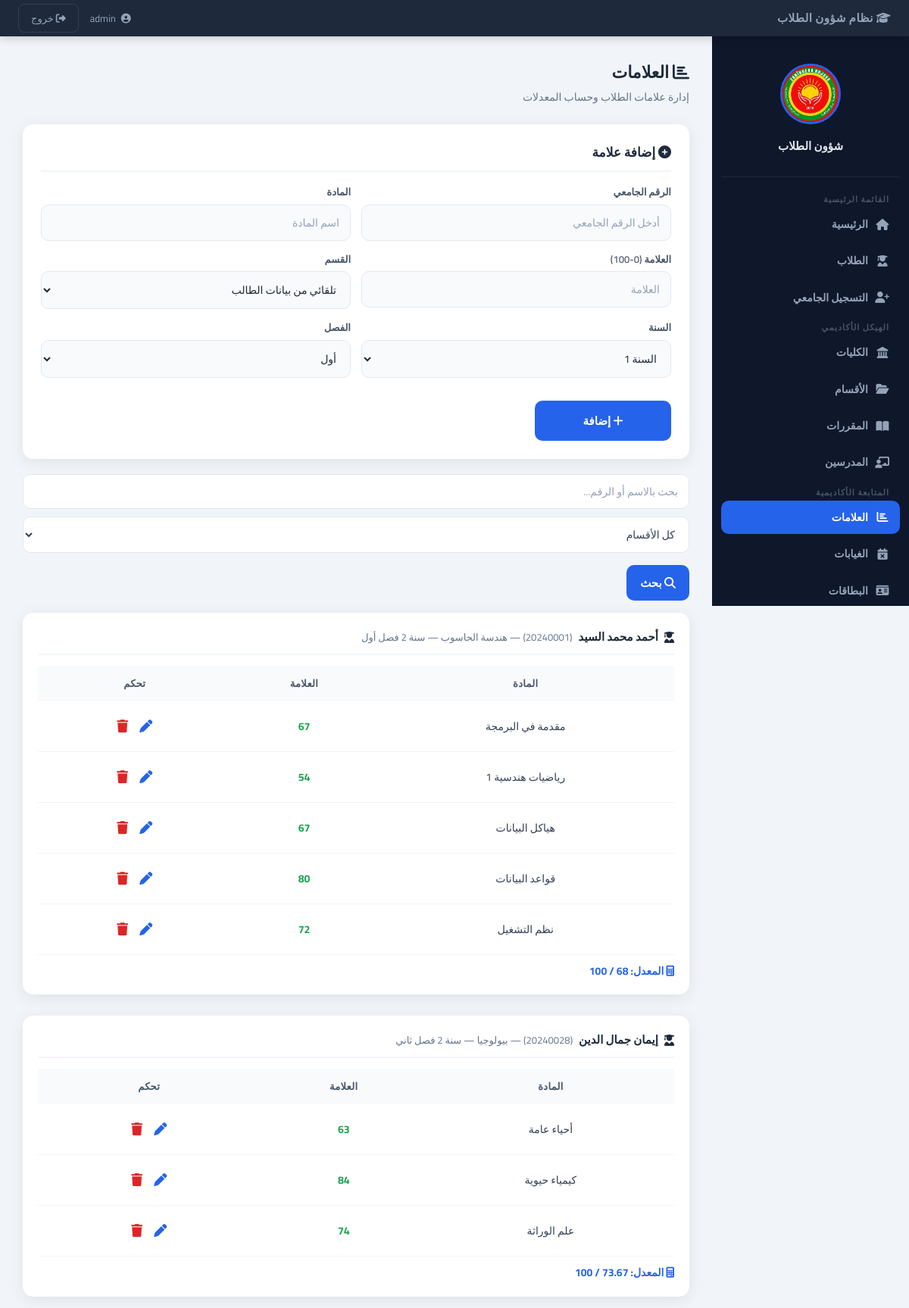
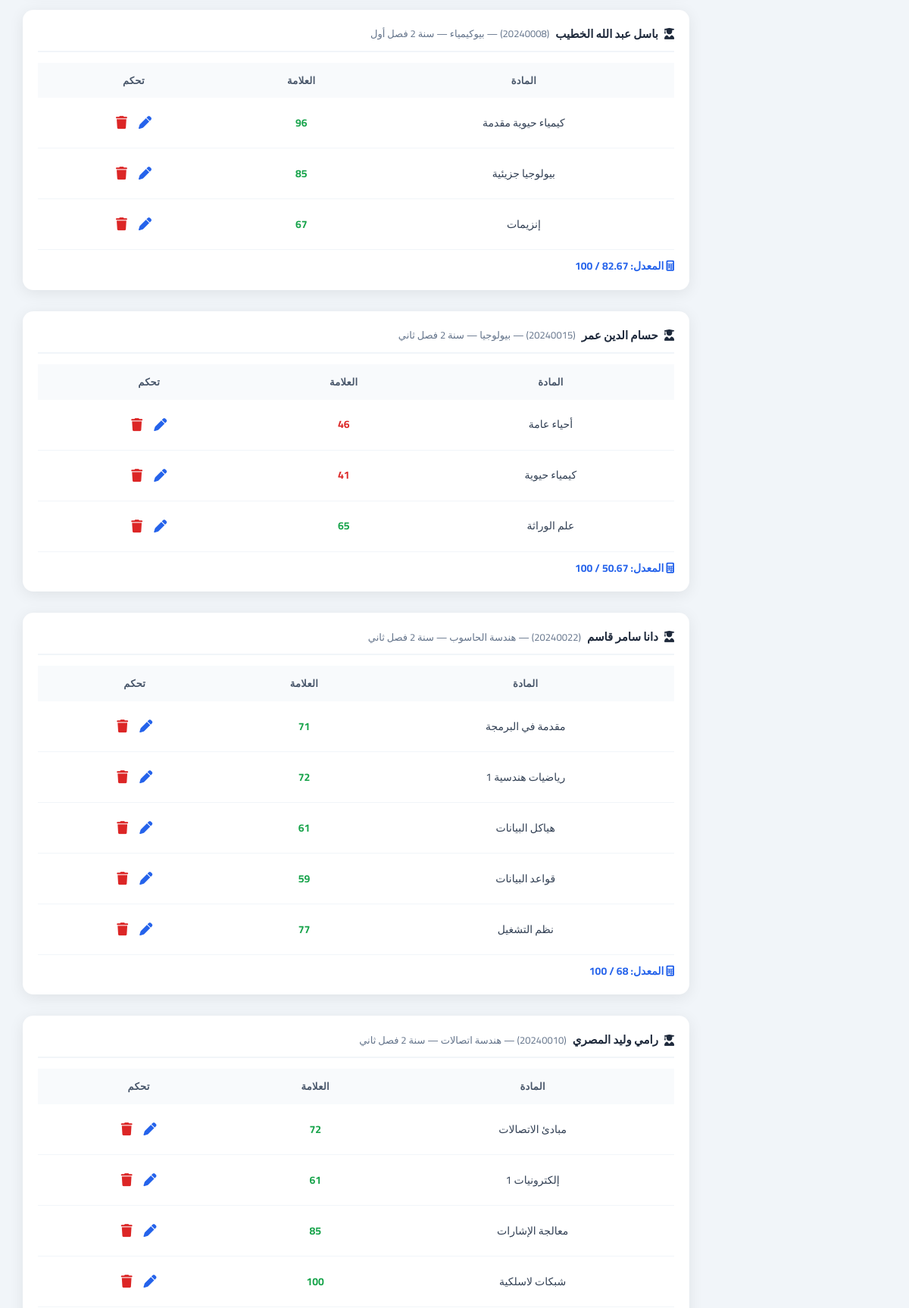
The app's page /?page=grades (signed in, upper part) with its own data (2 pictures, top to bottom).
### tables this page shows
CREATE TABLE grades (
    id         INTEGER PRIMARY KEY AUTOINCREMENT,
    student_id INTEGER NOT NULL,
    subject    TEXT    NOT NULL,
    grade      REAL    NOT NULL,
    year       TEXT    NOT NULL,
    semester   TEXT    NOT NULL,
    department TEXT,
    created_at TEXT    DEFAULT (datetime('now')),
    FOREIGN KEY (student_id) REFERENCES students(id) ON DELETE CASCADE
);

### app/Core/Database.php (called while the page is built, shortened)
<?php
class Database
{
    private static ?PDO $instance = null;
    public static function getInstance(): PDO
    {
        if (self::$instance === null) {
            if (DB_DRIVER === 'sqlite') {
                $pdo = new PDO('sqlite:' . DB_PATH);
                $pdo->exec('PRAGMA foreign_keys = ON;');
            } elseif (DB_DRIVER === 'mysql') {
                $dsn = "mysql:host=" . DB_HOST . ";dbname=" . DB_NAME . ";charset=" . DB_CHARSET;
                $pdo = new PDO($dsn, DB_USER, DB_PASS);
            } else {
                throw new RuntimeException('DB_DRIVER غير مدعوم');
            }
            $pdo->setAttribute(PDO::ATTR_ERRMODE,            PDO::ERRMODE_EXCEPTION);
            $pdo->setAttribute(PDO::ATTR_DEFAULT_FETCH_MODE, PDO::FETCH_ASSOC);
            self::$instance = $pdo;
        }
        return self::$instance;
    }
}

### app/Core/BaseModel.php (called while the page is built, shortened)
<?php
abstract class BaseModel
{
    protected PDO    $db;
    protected string $table;
    public function __construct()
    {
        $this->db = Database::getInstance();
    }
    public function all(string $order = 'id DESC'): array
    {
        return $this->db->query("SELECT * FROM {$this->table} ORDER BY {$order}")
                        ->fetchAll();
    }
}

### app/Models/Grade.php (called while the page is built, shortened)
<?php
class Grade extends BaseModel
{
    public function allGrouped(string $q = '', string $dept = ''): array
    {
        $where = ['1=1'];
        $p     = [];
        $s = $this->db->prepare(
            "SELECT g.*, s.name AS student_name, s.university_id
             FROM grades g JOIN students s ON g.student_id = s.id
             WHERE " . implode(' AND ', $where) . "
             ORDER BY s.name, g.year, g.semester"
        );
        $s->execute($p);
        $rows   = $s->fetchAll();
        $result = [];
        foreach ($rows as $r) {
            $sid = $r['student_id'];
            if (!isset($result[$sid])) {
                $result[$sid] = [
                    'student_id'    => $sid,
                    'student_name'  => $r['student_name'],
                    'university_id' => $r['university_id'],
                    'department'    => $r['department'],
                    'year'          => $r['year'],
                    'semester'      => $r['semester'],
                    'grades'        => [],
                ];
            }
            $result[$sid]['grades'][] = ['id' => $r['id'], 'subject' => $r['subject'], 'grade' => $r['grade']];
        }
        return array_values($result);
    }
}

### views/pages/grades.php (the view, shortened to what this page needs)
<?php
$grades      = $data['grades']      ?? [];
$q           = htmlspecialchars($_GET['q']          ?? '');
?>
<div class="page-header">
  <h1><i class="fa-solid fa-chart-bar"></i> العلامات</h1>
  <p>إدارة علامات الطلاب وحساب المعدلات</p>
</div>
<div class="card">
  <h3><i class="fa-solid fa-plus-circle"></i> إضافة علامة</h3>
  <form method="POST" action="/std_1_student_manager/controllers/router.php">
    <div class="form-grid">
      <div class="form-group">
        <label>الرقم الجامعي</label>
        <input type="text" name="university_id" placeholder="أدخل الرقم الجامعي" required>
      </div>
      <div class="form-group">
        <label>المادة</label>
        <input type="text" name="subject" placeholder="اسم المادة" required>
      </div>
      <div class="form-group">
        <label>العلامة (0-100)</label>
        <input type="number" name="grade" min="0" max="100" placeholder="العلامة" required>
      </div>
      <div class="form-group">
        <label>القسم</label>
        <select name="department">
          <option value="">تلقائي من بيانات الطالب</option>
        </select>
      </div>
      <div class="form-group">
        <label>السنة</label>
        <select name="year">
          <option value="1">السنة 1</option>
        </select>
      </div>
      <div class="form-group">
        <label>الفصل</label>
        <select name="semester">
          <option value="أول">أول</option>
        </select>
      </div>
    </div>
    <br>
    <button type="submit" class="btn-submit" style="max-width:180px;">
      <i class="fa-solid fa-plus"></i> إضافة
    </button>
  </form>
</div>
<form method="GET" class="filters-bar" style="margin-top:20px;">
  <input type="text" name="q" value="<?= $q ?>" placeholder="بحث بالاسم أو الرقم...">
  <select name="department">
    <option value="all">كل الأقسام</option>
  </select>
  <button type="submit" class="btn-submit" style="width:auto; padding:9px 18px;">
    <i class="fa-solid fa-magnifying-glass"></i> بحث
  </button>
</form>
<?php if (empty($grades)): ?>
  <div class="card" style="text-align:center; color:#94a3b8; padding:40px;">
    <i class="fa-solid fa-chart-bar" style="font-size:40px; display:block; margin-bottom:12px;"></i>
    لا توجد علامات مضافة بعد
  </div>
<?php else: ?>
  <?php foreach ($grades as $student): ?>
  <?php
    $sum = array_sum(array_column($student['grades'], 'grade'));
    $avg = count($student['grades']) > 0 ? round($sum / count($student['grades']), 2) : 0;
  ?>
  <div class="student-grades">
    <h3>
      <i class="fa-solid fa-user-graduate"></i>
      <?= htmlspecialchars($student['student_name']) ?>
      <span style="color:#64748b; font-weight:400; font-size:13px;">
        (<?= htmlspecialchars($student['university_id']) ?>)
        — <?= htmlspecialchars($student['department'] ?? '') ?>
        — سنة <?= htmlspecialchars($student['year'] ?? '') ?>
        فصل <?= htmlspecialchars($student['semester'] ?? '') ?>
      </span>
    </h3>
    <div class="table-wrapper">
      <table>
        <thead>
          <tr>
            <th>المادة</th>
            <th>العلامة</th>
            <th>تحكم</th>
          </tr>
        </thead>
        <tbody>
          <?php foreach ($student['grades'] as $g): ?>
          <tr>
            <td><?= htmlspecialchars($g['subject']) ?></td>
            <td>
              <span style="font-weight:700; color:<?= $g['grade']>=50?'#16a34a':'#dc2626' ?>">
                <?= $g['grade'] ?>
              </span>
            </td>
            <td>
              <button class="edit-btn"
                      onclick="openGradeEdit(<?= $g['id'] ?>, '<?= htmlspecialchars($g['subject']) ?>', <?= $g['grade'] ?>)"
                      title="تعديل">
                <i class="fa-solid fa-pen"></i>
              </button>
              <form method="POST" action="/std_1_student_manager/controllers/router.php"
                    style="display:inline"
                    onsubmit="return confirm('حذف هذه العلامة؟')">
                <button type="submit" class="delete-btn" title="حذف">
                  <i class="fa-solid fa-trash"></i>
                </button>
              </form>
            </td>
          </tr>
          <?php endforeach; ?>
        </tbody>
      </table>
    </div>
    <div class="studentAverage">
      <i class="fa-solid fa-calculator"></i>
      المعدل: <?= $avg ?> / 100
    </div>
  </div>
  <?php endforeach; ?>
<?php endif; ?>

### assets/css/main.css (style rules this page uses)
:root { --primary: #2563eb; --primary-dk: #1d4ed8; --dark: #0f172a; --sidebar-w: 260px; --header-h: 48px; --radius: 14px; --shadow: 0 4px 20px rgba(0,0,0,.08); --font: 'Cairo', 'Segoe UI', Tahoma, sans-serif; }
*, *::before, *::after { box-sizing: border-box; margin: 0; padding: 0; }
body { font-family: var(--font); background: #f1f5f9; color: var(--dark); font-size: 15px; line-height: 1.6; }
.card { background: white; padding: 24px; border-radius: var(--radius); box-shadow: var(--shadow); margin-top: 20px; }
.card h3 { font-size: 17px; font-weight: 700; color: #1e293b; margin-bottom: 16px; padding-bottom: 10px; border-bottom: 2px solid #f1f5f9; }
.table-wrapper { overflow-x: auto; }
table { width: 100%; border-collapse: collapse; font-size: 14px; }
thead tr { background: #f8fafc; }
th { padding: 13px 14px; text-align: center; color: #475569; font-weight: 700; font-size: 13px; text-transform: uppercase; letter-spacing: .3px; white-space: nowrap; }
td { padding: 12px 14px; text-align: center; border-bottom: 1px solid #f1f5f9; color: #334155; }
button { font-family: var(--font); cursor: pointer; }
.edit-btn { background: none; border: none; font-size: 17px; cursor: pointer; padding: 5px 6px; border-radius: 6px; color: #2563eb; transition: background .15s; width: auto; }
.delete-btn { background: none; border: none; font-size: 17px; cursor: pointer; padding: 5px 6px; border-radius: 6px; color: #dc2626; transition: background .15s; width: auto; }
.page-header { margin-bottom: 24px; }
.page-header h1 { font-size: 22px; font-weight: 700; color: #1e293b; }
.page-header p { color: #64748b; font-size: 14px; margin-top: 4px; }
.filters-bar { display: flex; flex-wrap: wrap; gap: 10px; margin-bottom: 16px; align-items: center; }
.filters-bar input, .filters-bar select { padding: 9px 14px; border: 1px solid #e2e8f0; border-radius: 10px; font-family: var(--font); font-size: 14px; background: white; color: #334155; outline: none; transition: border-color .2s; margin-bottom: 0; }

### assets/css/forms.css (style rules this page uses)
.form-grid { display: grid; grid-template-columns: 1fr 1fr; gap: 14px; }
.form-group { display: flex; flex-direction: column; gap: 6px; }
.form-group label { font-size: 13px; font-weight: 600; color: #475569; }
input, select, textarea { width: 100%; padding: 10px 14px; border: 1px solid #e2e8f0; border-radius: 10px; font-family: var(--font); font-size: 14px; color: #1e293b; background: #f8fafc; outline: none; transition: border-color .2s, box-shadow .2s; margin-bottom: 0; }
input::placeholder { color: #94a3b8; }
.btn-submit { width: 100%; padding: 12px; background: var(--primary); color: white; border: none; border-radius: 10px; font-size: 15px; font-weight: 700; font-family: var(--font); cursor: pointer; transition: .2s; margin-top: 6px; }

### assets/css/tables.css (style rules this page uses)
.student-grades { background: white; border-radius: var(--radius); padding: 20px; margin-bottom: 28px; box-shadow: var(--shadow); }
.student-grades h3 { font-size: 15px; font-weight: 700; color: #1e293b; margin-bottom: 14px; padding-bottom: 10px; border-bottom: 2px solid #f1f5f9; display: flex; align-items: center; flex-wrap: wrap; gap: 8px; }
.studentAverage { margin-top: 10px; font-weight: 700; color: var(--primary); font-size: 14px; }

### records on screen
grades: subject "مقدمة في البرمجة", grade "67"
grades: subject "رياضيات هندسية 1", grade "54"
grades: subject "هياكل البيانات", grade "67"
grades: subject "قواعد البيانات", grade "80"
grades: subject "نظم التشغيل", grade "72"
grades: subject "أحياء عامة", grade "63"
grades: subject "كيمياء حيوية", grade "84"
grades: subject "علم الوراثة", grade "74"
grades: subject "كيمياء حيوية مقدمة", grade "96"
grades: subject "بيولوجيا جزيئية", grade "85"
grades: subject "إنزيمات", grade "67"
grades: subject "أحياء عامة", grade "46"
grades: subject "كيمياء حيوية", grade "41"
grades: subject "علم الوراثة", grade "65"
grades: subject "مقدمة في البرمجة", grade "71"
grades: subject "رياضيات هندسية 1", grade "72"
grades: subject "هياكل البيانات", grade "61"
grades: subject "قواعد البيانات", grade "59"
grades: subject "نظم التشغيل", grade "77"
grades: subject "مبادئ الاتصالات", grade "72"
grades: subject "إلكترونيات 1", grade "61"
grades: subject "معالجة الإشارات", grade "85"
grades: subject "شبكات لاسلكية", grade "100"

### other values on screen
$student['student_name'] "أحمد محمد السيد"
$student['university_id'] "20240001"
$student['department'] "هندسة الحاسوب"
$student['semester'] "أول"
$avg "68"
$student['student_name'] "إيمان جمال الدين"
$student['university_id'] "20240028"
$student['department'] "بيولوجيا"
$student['semester'] "ثاني"
$avg "73.67"
$student['student_name'] "باسل عبد الله الخطيب"
$student['university_id'] "20240008"
$student['department'] "بيوكيمياء"
$avg "82.67"
$student['student_name'] "حسام الدين عمر"
